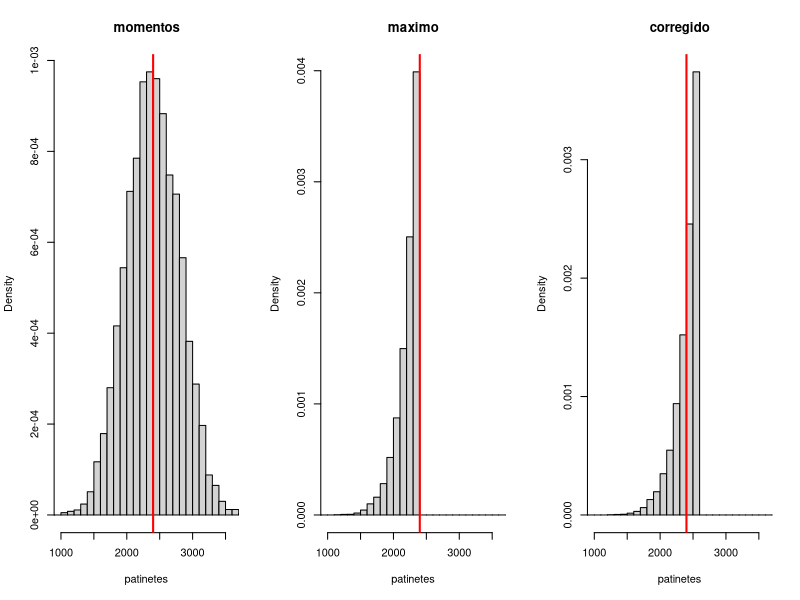

Recreate this plot in R.
# Programa 1: los tres estimadores de la flota, simulados y resumidos
# Del artículo «Propiedades de los estimadores — práctica en R con simulaciones del sesgo, el ECM, la cota de Cramér–Rao y la consistencia (y las 10.000 varianzas que no pedí)»
# https://sergiolearns.com/propiedades-de-los-estimadores-practica/

simular <- function(theta, n, B = 10000) {
  replicate(B, {
    x <- runif(n, 0, theta)                     # n números de serie de una flota de theta
    c(momentos  = 2 * mean(x),                  # los tres estimadores de esta muestra
      maximo    = max(x),
      corregido = (n + 1) / n * max(x))
  })                                            # matriz 3 x B: un estimador por fila
}

resumen <- function(sims, theta) {
  media    <- apply(sims, 1, mean)              # 1 = por filas: un valor por estimador
  sesgo    <- media - theta
  varianza <- apply(sims, 1, function(v) mean((v - mean(v))^2))   # entre B, no B - 1
  ecm      <- apply(sims, 1, function(v) mean((v - theta)^2))
  round(data.frame(media, sesgo, varianza, ecm, raiz_ecm = sqrt(ecm)), 1)
}

set.seed(19)
sims <- simular(2400, 12)
dim(sims)
resumen(sims, 2400)

par(mfrow = c(1, 3))                            # tres gráficos en una fila
for (k in 1:3) {
  hist(sims[k, ], breaks = seq(0, 4400, by = 100), freq = FALSE,
       xlim = c(1000, 3600), main = rownames(sims)[k], xlab = "patinetes")
  abline(v = 2400, col = "red", lwd = 2)        # la flota de verdad
}
